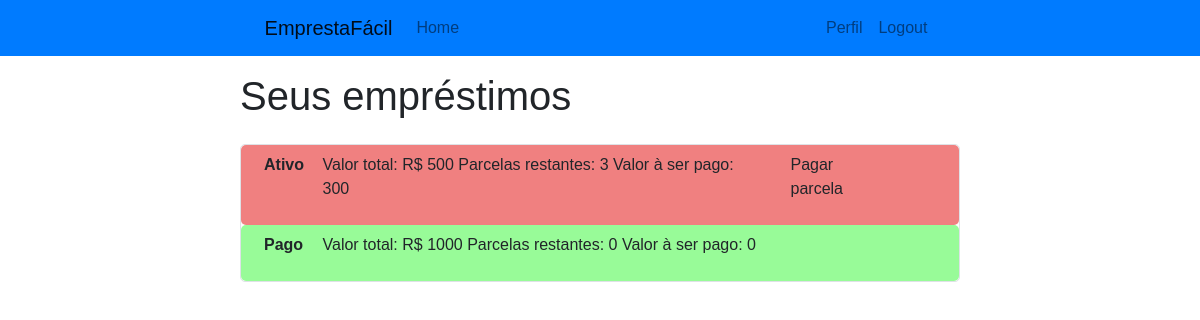
Page /perfil/emprestimos (signed in) on the earlier database version.
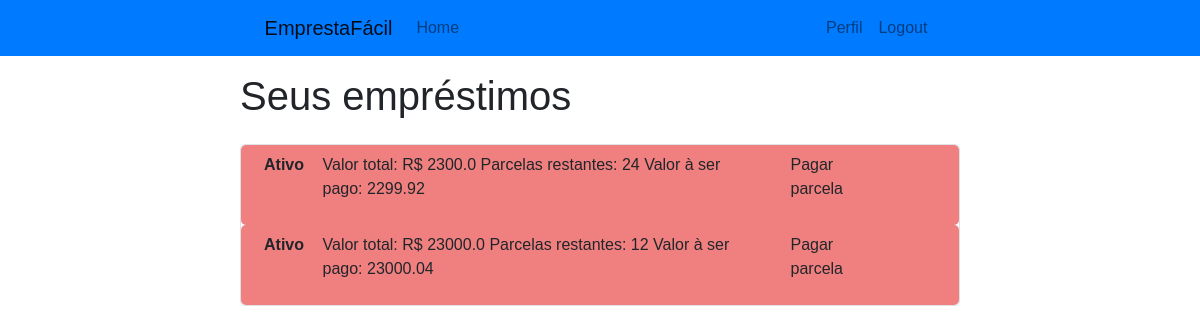
Same page on the later database version.
### FlaskEmprestimo/models.py (models this page shows)
class Emprestimo(db.Model):
    id = db.Column(db.Integer, primary_key=True)
    valor = db.Column(db.Float, nullable=False)
    parcelas = db.Column(db.Integer, nullable=False)
    valor_parcela = db.Column(db.Float, nullable=False)
    parcelas_restantes = db.Column(db.Integer, nullable=False)
    ativo = db.Column(db.Boolean)
    id_usuario = db.Column(db.Integer, db.ForeignKey('usuario.id'), nullable=False)
    def __repr__(self):
        return f"""Valor total: R$ {self.valor}
Parcelas restantes: {self.parcelas_restantes}
Valor à ser pago: {self.valor_parcela * self.parcelas_restantes}"""

### FlaskEmprestimo/routes.py (the view)
@app.route('/perfil/emprestimos')
@login_required
def detalhes_emprestimos():
    return render_template('detalhes_emprestimos.html',title='Detalhes')

### FlaskEmprestimo/models.py (called while the page is built)
@login_manager.user_loader
def load_user(user_id):
    return Usuario.query.get(int(user_id))

### FlaskEmprestimo/templates/detalhes_emprestimos.html
{% extends 'base.html' %}
{% block conteudo %}
{% if current_user.emprestimos %}
<h1 class="mb-4">Seus empréstimos</h1>
<div class="border">
    {% for emprestimo in current_user.emprestimos %}
    {% if emprestimo.ativo %}
    <div class="container">
        <div class="p-2 row text-black" style="background-color: lightcoral; border-radius: 5px;">
            <div class="col-1">
                <b>Ativo</b>
            </div>
            <div class="col-8">
                <p>{{ emprestimo }}</p>
            </div>
            <div class="col-2 align-left">
                <p>Pagar parcela</p>
            </div>
        </div>
    </div>
    {% else %}
    <div class="container">
        <div class="p-2 row text-black" style="background-color:palegreen; border-radius: 5px;">
            <div class="col-1">
                <b>Pago</b>
            </div>
            <div class="col-9">
                <p>{{ emprestimo }}</p>
            </div>
        </div>
    </div>
    {% endif %}
    {% endfor %}
</div>
{% else %}
<h1>Você não possui empréstimos</h1>
{% endif %}
{% endblock %}

Differences in the rows shown:
changed Emprestimo: valor+parcelas_restantes+valor_parcela "Valor total: R$ 500 Parcelas restantes: 3 Valor à ser pago: 300" → "Valor total: R$ 2300.0 Parcelas restantes: 24 Valor à ser pago: 2299.92"
changed Emprestimo: valor+parcelas_restantes+valor_parcela "Valor total: R$ 1000 Parcelas restantes: 0 Valor à ser pago: 0" → "Valor total: R$ 23000.0 Parcelas restantes: 12 Valor à ser pago: 23000.04"; ativo "Pago" → "Ativo Pagar parcela"
